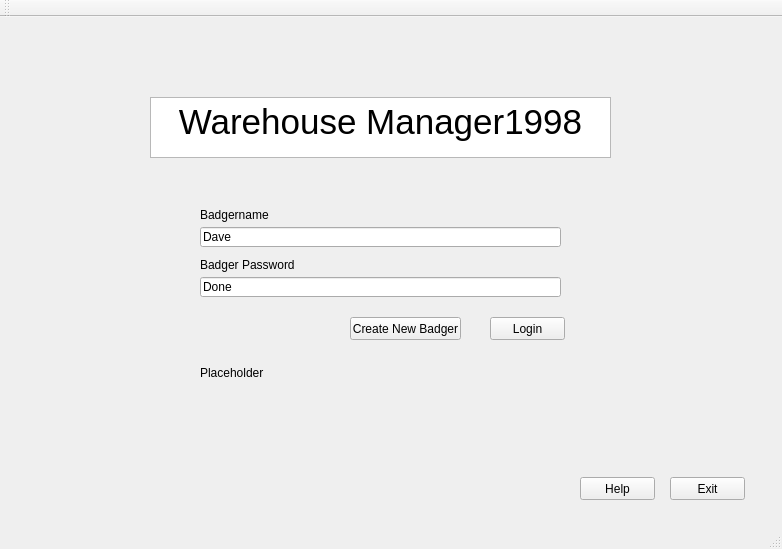
<?xml version="1.0" encoding="UTF-8"?>
<ui version="4.0">
 <class>MainWindow</class>
 <widget class="QMainWindow" name="MainWindow">
  <property name="geometry">
   <rect>
    <x>0</x>
    <y>0</y>
    <width>782</width>
    <height>549</height>
   </rect>
  </property>
  <property name="windowTitle">
   <string>Welcome to Warehouse Manager1998</string>
  </property>
  <widget class="QWidget" name="centralWidget">
   <widget class="QTextBrowser" name="ProductTitle">
    <property name="geometry">
     <rect>
      <x>150</x>
      <y>80</y>
      <width>461</width>
      <height>61</height>
     </rect>
    </property>
    <property name="html">
     <string>&lt;!DOCTYPE HTML PUBLIC &quot;-//W3C//DTD HTML 4.0//EN&quot; &quot;http://www.w3.org/TR/REC-html40/strict.dtd&quot;&gt;
&lt;html&gt;&lt;head&gt;&lt;meta name=&quot;qrichtext&quot; content=&quot;1&quot; /&gt;&lt;style type=&quot;text/css&quot;&gt;
p, li { white-space: pre-wrap; }
&lt;/style&gt;&lt;/head&gt;&lt;body style=&quot; font-family:'.Lucida Grande UI'; font-size:13pt; font-weight:400; font-style:normal;&quot;&gt;
&lt;p align=&quot;center&quot; style=&quot; margin-top:0px; margin-bottom:0px; margin-left:0px; margin-right:0px; -qt-block-indent:0; text-indent:0px;&quot;&gt;&lt;span style=&quot; font-family:'MS Shell Dlg 2'; font-size:26pt;&quot;&gt;Warehouse Manager1998&lt;/span&gt;&lt;/p&gt;&lt;/body&gt;&lt;/html&gt;</string>
    </property>
   </widget>
   <widget class="QLineEdit" name="UsernameInput">
    <property name="geometry">
     <rect>
      <x>200</x>
      <y>210</y>
      <width>361</width>
      <height>20</height>
     </rect>
    </property>
    <property name="text">
     <string>Dave</string>
    </property>
   </widget>
   <widget class="QLabel" name="UserNameLabel">
    <property name="geometry">
     <rect>
      <x>200</x>
      <y>190</y>
      <width>91</width>
      <height>16</height>
     </rect>
    </property>
    <property name="text">
     <string>Badgername</string>
    </property>
   </widget>
   <widget class="QLineEdit" name="PasswordInput">
    <property name="geometry">
     <rect>
      <x>200</x>
      <y>260</y>
      <width>361</width>
      <height>20</height>
     </rect>
    </property>
    <property name="text">
     <string>Done</string>
    </property>
   </widget>
   <widget class="QLabel" name="PasswordLabel">
    <property name="geometry">
     <rect>
      <x>200</x>
      <y>240</y>
      <width>141</width>
      <height>16</height>
     </rect>
    </property>
    <property name="text">
     <string>Badger Password</string>
    </property>
   </widget>
   <widget class="QPushButton" name="LoginButton">
    <property name="geometry">
     <rect>
      <x>490</x>
      <y>300</y>
      <width>75</width>
      <height>23</height>
     </rect>
    </property>
    <property name="text">
     <string>Login</string>
    </property>
   </widget>
   <widget class="QPushButton" name="HelpButton">
    <property name="geometry">
     <rect>
      <x>580</x>
      <y>460</y>
      <width>75</width>
      <height>23</height>
     </rect>
    </property>
    <property name="text">
     <string>Help</string>
    </property>
   </widget>
   <widget class="QPushButton" name="Exit">
    <property name="geometry">
     <rect>
      <x>670</x>
      <y>460</y>
      <width>75</width>
      <height>23</height>
     </rect>
    </property>
    <property name="text">
     <string>Exit</string>
    </property>
   </widget>
   <widget class="QPushButton" name="CreateNewBadger">
    <property name="geometry">
     <rect>
      <x>350</x>
      <y>300</y>
      <width>111</width>
      <height>23</height>
     </rect>
    </property>
    <property name="text">
     <string>Create New Badger</string>
    </property>
   </widget>
   <widget class="QLabel" name="ErrorLabel">
    <property name="geometry">
     <rect>
      <x>200</x>
      <y>340</y>
      <width>361</width>
      <height>31</height>
     </rect>
    </property>
    <property name="text">
     <string>Placeholder</string>
    </property>
   </widget>
   <widget class="QLabel" name="BadgerPicLogin">
    <property name="geometry">
     <rect>
      <x>250</x>
      <y>310</y>
      <width>281</width>
      <height>211</height>
     </rect>
    </property>
    <property name="text">
     <string/>
    </property>
    <property name="pixmap">
     <pixmap resource="resource.qrc">:/Images/Badger.png</pixmap>
    </property>
    <property name="scaledContents">
     <bool>true</bool>
    </property>
   </widget>
   <zorder>BadgerPicLogin</zorder>
   <zorder>ProductTitle</zorder>
   <zorder>UsernameInput</zorder>
   <zorder>UserNameLabel</zorder>
   <zorder>PasswordInput</zorder>
   <zorder>PasswordLabel</zorder>
   <zorder>LoginButton</zorder>
   <zorder>HelpButton</zorder>
   <zorder>Exit</zorder>
   <zorder>CreateNewBadger</zorder>
   <zorder>ErrorLabel</zorder>
  </widget>
  <widget class="QToolBar" name="mainToolBar">
   <attribute name="toolBarArea">
    <enum>TopToolBarArea</enum>
   </attribute>
   <attribute name="toolBarBreak">
    <bool>false</bool>
   </attribute>
  </widget>
  <widget class="QStatusBar" name="statusBar"/>
 </widget>
 <layoutdefault spacing="6" margin="11"/>
 <resources>
  <include location="resource.qrc"/>
 </resources>
 <connections/>
</ui>
